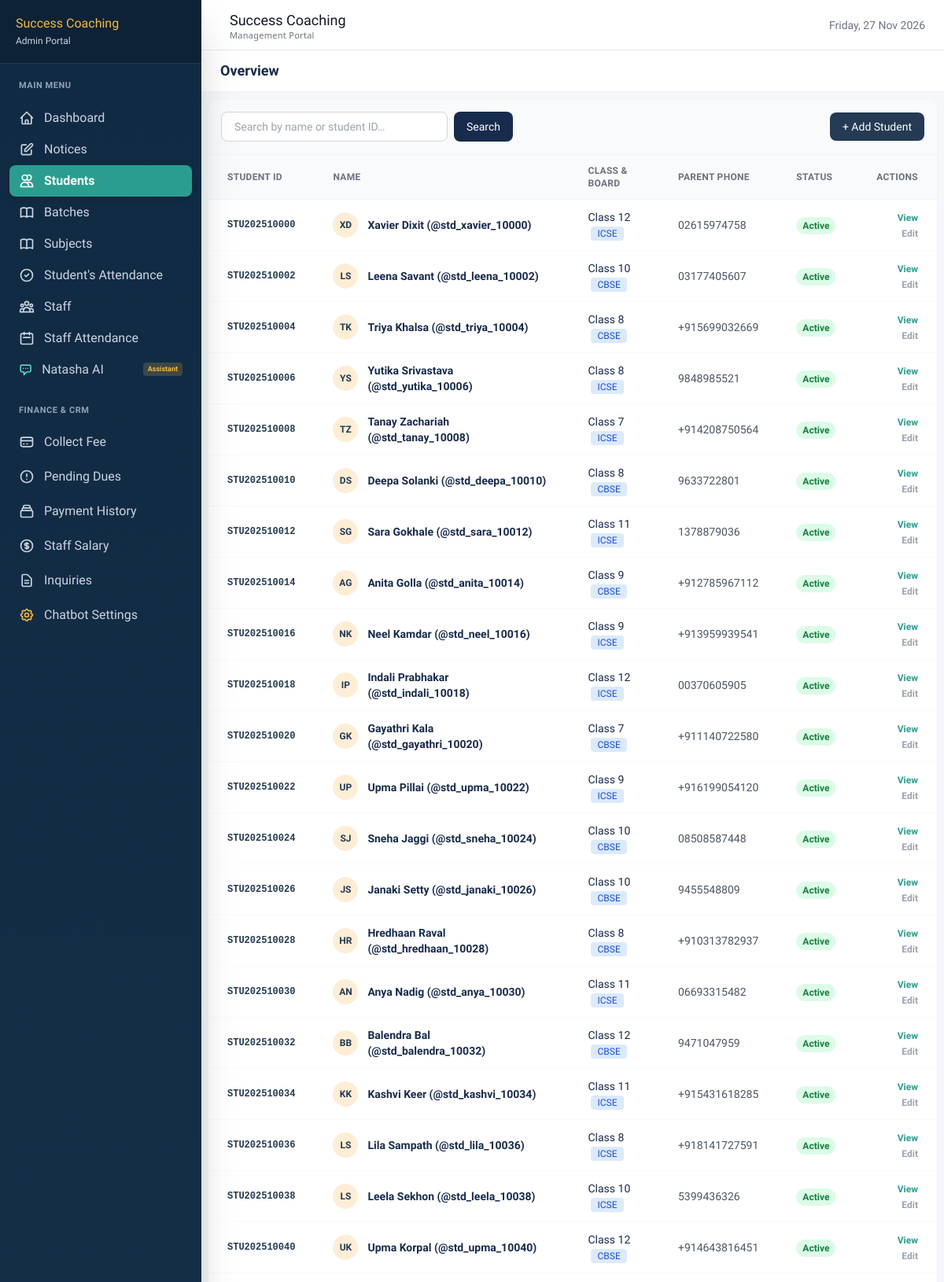
/dashboard/students/ (signed in, upper part), run on the app's committed database.
### students/models.py (models this page shows, shortened)
class Student(models.Model):
    BOARD_CHOICES = [('CBSE', 'CBSE'), ('ICSE', 'ICSE')]
    CLASS_CHOICES = [(str(i), f'Class {i}') for i in range(5, 13)]
    user = models.OneToOneField(settings.AUTH_USER_MODEL, on_delete=models.CASCADE)
    student_id = models.CharField(max_length=20, unique=True)
    date_of_birth = models.DateField()
    board = models.CharField(max_length=10, choices=BOARD_CHOICES)
    current_class = models.CharField(max_length=5, choices=CLASS_CHOICES)
    school_name = models.CharField(max_length=200)
    parent_name = models.CharField(max_length=100)
    parent_phone = models.CharField(max_length=15)
    parent_email = models.EmailField(blank=True)
    address = models.TextField()
    admission_date = models.DateField(auto_now_add=True)
    is_active = models.BooleanField(default=True)
    photo = models.ImageField(upload_to='students/', blank=True, null=True)

### accounts/models.py (models this page shows)
class User(AbstractUser):
    ROLE_CHOICES = [('admin', 'Admin'), ('staff', 'Staff'), ('student', 'Student')]
    role = models.CharField(max_length=20, choices=ROLE_CHOICES, default='student')
    phone = models.CharField(max_length=15, blank=True)
    profile_photo = models.ImageField(upload_to='profiles/', blank=True, null=True)
    created_at = models.DateTimeField(auto_now_add=True)

### students/views.py (the view)
# urls.py: path('', views.student_list, name='student_list'),
@staff_or_admin_required
def student_list(request):
    user = request.user
    query = request.GET.get('q', '')
    if user.role == 'admin':
        students = Student.objects.all()
    else:
        try:
            my_batches = user.staff.batch_set.all()
            students = Student.objects.filter(batches__in=my_batches).distinct()
        except Exception:
            students = Student.objects.none()
    if query:
        students = students.filter(
            Q(user__first_name__icontains=query) |
            Q(user__last_name__icontains=query) |
            Q(student_id__icontains=query)
        )
    return render(request, 'dashboard/students/list.html', {
        'students': students, 'query': query,
        'readonly': user.role == 'staff',
    })

### accounts/context_processors.py (called while the page is built)
def dashboard_base(request):
    context = {}
    if not request.user.is_authenticated:
        context['base_template'] = 'base_dashboard.html'
        return context
    if request.user.role == 'staff':
        context['base_template'] = 'base_staff.html'
        context['active_notices'] = Notice.objects.filter(is_active=True)
    elif request.user.role == 'student':
        context['base_template'] = 'base_dashboard.html'
        context['active_notices'] = Notice.objects.filter(is_active=True, target_audience='all')
    else:
        context['base_template'] = 'base_dashboard.html'
        context['active_notices'] = Notice.objects.filter(is_active=True)
    return context

### templates/dashboard/students/list.html (shortened to what this page needs)
{% extends base_template %}
{% block content %}
<div class="bg-white rounded-xl shadow-sm border border-gray-100 overflow-hidden">
    <div class="p-4 border-b border-gray-100 bg-gray-50">
        <div class="flex flex-col sm:flex-row gap-3 items-center justify-between">
            <form method="GET" class="flex gap-2 w-full sm:w-auto">
                <input type="text" name="q" value="{{ query }}" placeholder="Search by name or student ID…"
                    class="border border-gray-300 rounded-lg px-4 py-2 text-sm flex-1 sm:w-72 focus:ring-2 focus:ring-primary focus:border-primary outline-none">
                <button type="submit"
                    class="bg-dark text-white px-4 py-2 rounded-lg text-sm hover:bg-gray-800 transition">
                    Search
                </button>
            </form>
            <a href="/dashboard/students/add/"
                class="bg-primary text-white px-4 py-2 rounded-lg font-medium text-sm hover:bg-secondary transition shadow-sm whitespace-nowrap w-full sm:w-auto text-center">
                + Add Student
            </a>
        </div>
    </div>
    <div class="hidden md:block overflow-x-auto">
        <table class="w-full text-left">
            <thead>
                <tr class="bg-gray-50 text-gray-500 text-xs uppercase tracking-wide border-b border-gray-100">
                    <th class="px-6 py-3 font-semibold">Student ID</th>
                    <th class="px-6 py-3 font-semibold">Name</th>
                    <th class="px-6 py-3 font-semibold">Class & Board</th>
                    <th class="px-6 py-3 font-semibold">Parent Phone</th>
                    <th class="px-6 py-3 font-semibold">Status</th>
                    <th class="px-6 py-3 font-semibold text-right">Actions</th>
                </tr>
            </thead>
            <tbody class="text-sm divide-y divide-gray-50">
                {% for student in students %}
                <tr class="hover:bg-orange-50/30 transition">
                    <td class="px-6 py-3 font-mono text-xs text-primary font-semibold">{{ student.student_id }}</td>
                    <td class="px-6 py-3">
                        <div class="flex items-center gap-3">
                            <div class="w-8 h-8 bg-orange-100 rounded-full flex items-center justify-center text-primary font-bold text-xs shrink-0">
                                {{ student.user.first_name|first|upper }}{{ student.user.last_name|first|upper }}
                            </div>
                            <span class="font-semibold text-dark">{{ student.user.get_full_name }} (@{{ student.user.username }})</span>
                        </div>
                    </td>
                    <td class="px-6 py-3">
                        Class {{ student.current_class }}
                        <span class="ml-1 bg-blue-100 text-blue-700 px-2 py-0.5 rounded text-xs font-medium">
                            {{student.board}}
                        </span>
                    </td>
                    <td class="px-6 py-3 text-gray-600">{{ student.parent_phone }}</td>
                    <td class="px-6 py-3">
                        {% if student.is_active %}
                        <span class="bg-green-100 text-green-700 px-2 py-1 rounded-full text-xs font-semibold">Active</span>
                        {% else %}
                        <span class="bg-red-100 text-red-700 px-2 py-1 rounded-full text-xs font-semibold">Inactive</span>
                        {% endif %}
                    </td>
                    <td class="px-6 py-3 text-right space-x-3">
                        <a href="{% url 'student_detail' student.pk %}"
                            class="text-secondary hover:text-teal-800 font-semibold text-xs">View</a>
                        <a href="{% url 'student_edit' student.pk %}"
                            class="text-gray-400 hover:text-gray-700 font-semibold text-xs">Edit</a>
                    </td>
                </tr>
                {% endfor %}
            </tbody>
        </table>
    </div>
</div>
{% endblock %}

### templates/base_dashboard.html (style rules this page uses)
body { font-family: 'Hind', sans-serif; color: #172B4D; background-color: #F5F7FA; }

### data on the page
Student: student_id "STU202510000", user.first_name|first "X", user.last_name|first "D", user.get_full_name "Xavier Dixit", user.username "std_xavier_10000", current_class "12", board "ICSE", parent_phone "02615974758", is_active "Active"
Student: student_id "STU202510002", user.first_name|first "L", user.last_name|first "S", user.get_full_name "Leena Savant", user.username "std_leena_10002", current_class "10", board "CBSE", parent_phone "03177405607", is_active "Active"
Student: student_id "STU202510004", user.first_name|first "T", user.last_name|first "K", user.get_full_name "Triya Khalsa", user.username "std_triya_10004", current_class "8", board "CBSE", parent_phone "+915699032669", is_active "Active"
Student: student_id "STU202510006", user.first_name|first "Y", user.last_name|first "S", user.get_full_name "Yutika Srivastava", user.username "std_yutika_10006", current_class "8", board "ICSE", parent_phone "9848985521", is_active "Active"
Student: student_id "STU202510008", user.first_name|first "T", user.last_name|first "Z", user.get_full_name "Tanay Zachariah", user.username "std_tanay_10008", current_class "7", board "ICSE", parent_phone "+914208750564", is_active "Active"
Student: student_id "STU202510010", user.first_name|first "D", user.last_name|first "S", user.get_full_name "Deepa Solanki", user.username "std_deepa_10010", current_class "8", board "CBSE", parent_phone "9633722801", is_active "Active"
Student: student_id "STU202510012", user.first_name|first "S", user.last_name|first "G", user.get_full_name "Sara Gokhale", user.username "std_sara_10012", current_class "11", board "ICSE", parent_phone "1378879036", is_active "Active"
Student: student_id "STU202510014", user.first_name|first "A", user.last_name|first "G", user.get_full_name "Anita Golla", user.username "std_anita_10014", current_class "9", board "CBSE", parent_phone "+912785967112", is_active "Active"
Student: student_id "STU202510016", user.first_name|first "N", user.last_name|first "K", user.get_full_name "Neel Kamdar", user.username "std_neel_10016", current_class "9", board "ICSE", parent_phone "+913959939541", is_active "Active"
Student: student_id "STU202510018", user.first_name|first "I", user.last_name|first "P", user.get_full_name "Indali Prabhakar", user.username "std_indali_10018", current_class "12", board "ICSE", parent_phone "00370605905", is_active "Active"
Student: student_id "STU202510020", user.first_name|first "G", user.last_name|first "K", user.get_full_name "Gayathri Kala", user.username "std_gayathri_10020", current_class "7", board "CBSE", parent_phone "+911140722580", is_active "Active"
Student: student_id "STU202510022", user.first_name|first "U", user.last_name|first "P", user.get_full_name "Upma Pillai", user.username "std_upma_10022", current_class "9", board "ICSE", parent_phone "+916199054120", is_active "Active"
Student: student_id "STU202510024", user.first_name|first "S", user.last_name|first "J", user.get_full_name "Sneha Jaggi", user.username "std_sneha_10024", current_class "10", board "CBSE", parent_phone "08508587448", is_active "Active"
Student: student_id "STU202510026", user.first_name|first "J", user.last_name|first "S", user.get_full_name "Janaki Setty", user.username "std_janaki_10026", current_class "10", board "CBSE", parent_phone "9455548809", is_active "Active"
Student: student_id "STU202510028", user.first_name|first "H", user.last_name|first "R", user.get_full_name "Hredhaan Raval", user.username "std_hredhaan_10028", current_class "8", board "CBSE", parent_phone "+910313782937", is_active "Active"
Student: student_id "STU202510030", user.first_name|first "A", user.last_name|first "N", user.get_full_name "Anya Nadig", user.username "std_anya_10030", current_class "11", board "ICSE", parent_phone "06693315482", is_active "Active"
Student: student_id "STU202510032", user.first_name|first "B", user.last_name|first "B", user.get_full_name "Balendra Bal", user.username "std_balendra_10032", current_class "12", board "CBSE", parent_phone "9471047959", is_active "Active"
Student: student_id "STU202510034", user.first_name|first "K", user.last_name|first "K", user.get_full_name "Kashvi Keer", user.username "std_kashvi_10034", current_class "11", board "ICSE", parent_phone "+915431618285", is_active "Active"
Student: student_id "STU202510036", user.first_name|first "L", user.last_name|first "S", user.get_full_name "Lila Sampath", user.username "std_lila_10036", current_class "8", board "ICSE", parent_phone "+918141727591", is_active "Active"
Student: student_id "STU202510038", user.first_name|first "L", user.last_name|first "S", user.get_full_name "Leela Sekhon", user.username "std_leela_10038", current_class "10", board "ICSE", parent_phone "5399436326", is_active "Active"
Student: student_id "STU202510040", user.first_name|first "U", user.last_name|first "K", user.get_full_name "Upma Korpal", user.username "std_upma_10040", current_class "12", board "CBSE", parent_phone "+914643816451", is_active "Active"
